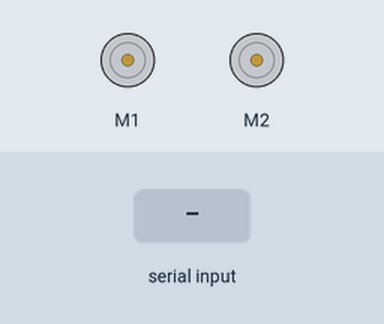
This sketch was run on a simulated Arduino Leonardo, built with avr-gcc and run on an emulated ATmega32U4. On the bench: 2 × DC motor (green arrow = forward, orange = backward, longer = faster). The inputs (shaded band) are chosen by the test bench.

Above: at 1.2 s.
1.3 s: "1" received over the second serial link
At 2.4 s:
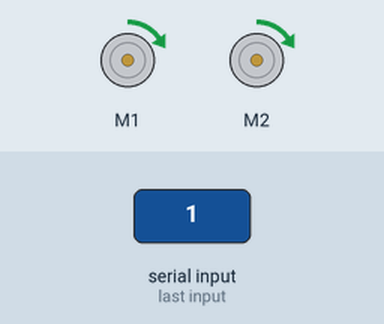
2.8 s: "2" received over the second serial link
At 3.6 s:
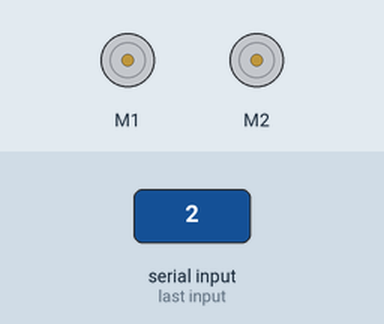
Timing chart, 0 to 5.8 s (numbered marks = the images above; inputs shaded):
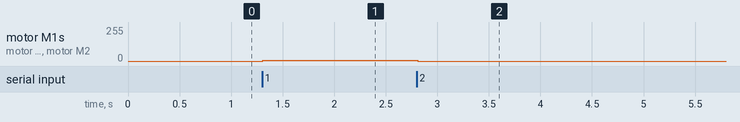

Measured:
- after the input at 1.3 s, motor M1, motor M2: stopped → forward 6/255 at once
- after the input at 2.8 s, motor M1, motor M2: forward 6/255 → stopped at once

The sketch:

UART_Polulu.ino
```cpp
// This example drives each motor on the Romi forward, then
// backward.  The yellow user LED is on when a motor should be
// running forward and off when a motor should be running
// backward.

#include <Romi32U4.h>

Romi32U4Motors motors;
Romi32U4ButtonA buttonA;
int speedLeft = 0;
int speedRight = 0;
void updateMotors(){
  motors.setSpeeds(speedLeft, speedRight);
}

void setup() {

  //Serial.begin(115200);
  Serial1.begin(9600);            // initialize UART with baud rate of 9600
  //Serial.println("System Online");

}
void loop() {
  while (Serial1.available() > 0) {
    char receivedData = Serial1.read();   // read one byte from serial buffer and save to receivedData
    if (receivedData == '1' && speedRight < 400 && speedLeft < 400) {
      //Serial.println("ON");
      speedLeft+=10;
      speedRight+=10;
    }
    else if (receivedData == '2' && speedRight > -400 && speedLeft > -400) {
      //Serial.println("OFF");
      speedLeft-=10;
      speedRight -=10;
    }
    else if (receivedData == '3' && speedLeft < 400){
      speedLeft += 10;
    }
    else if(receivedData == '4' && speedRight < 400){
      speedRight +=10;
    }
    updateMotors();
  }
  delay(15);
}
```
